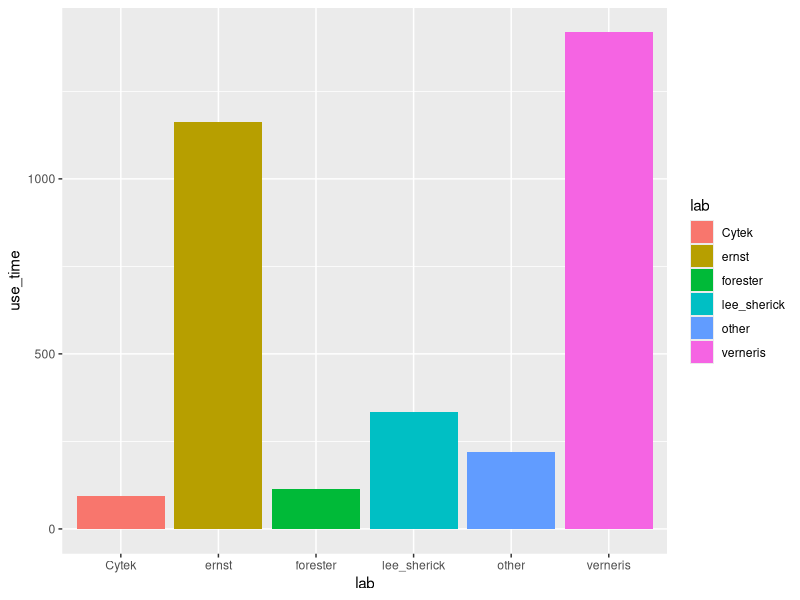
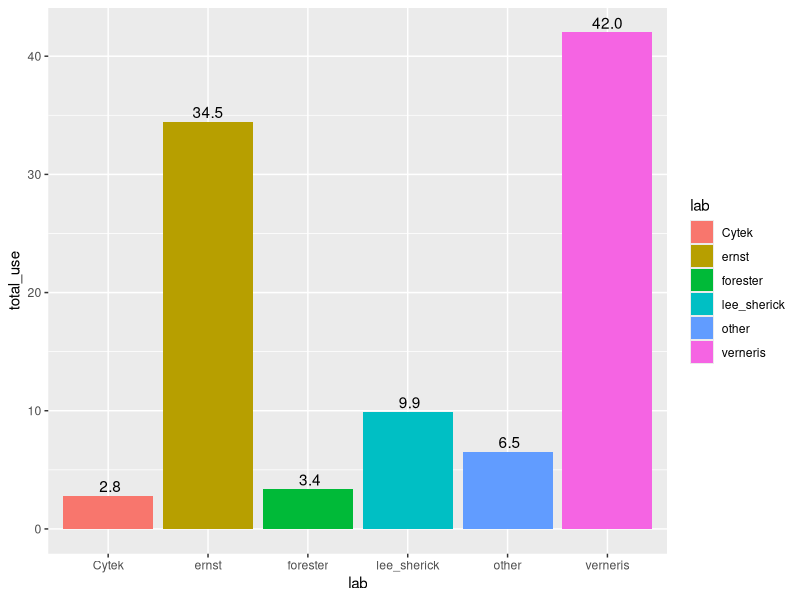
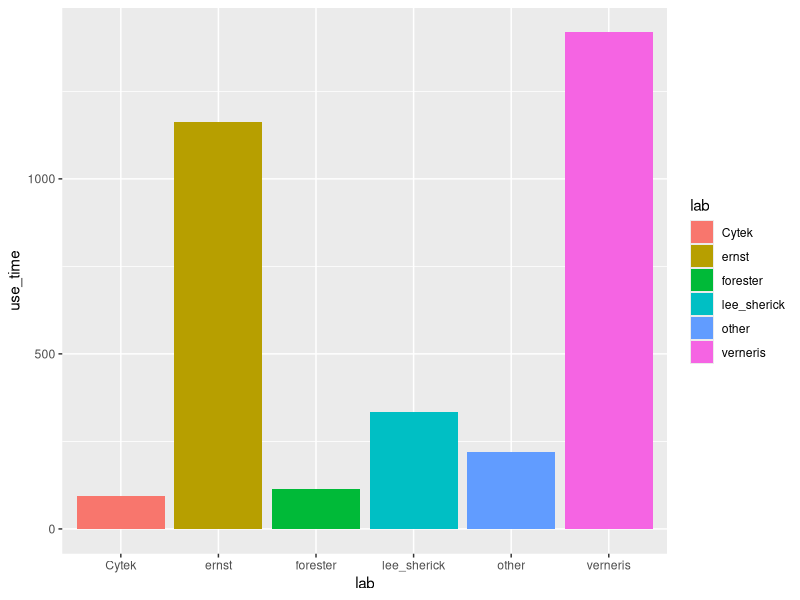
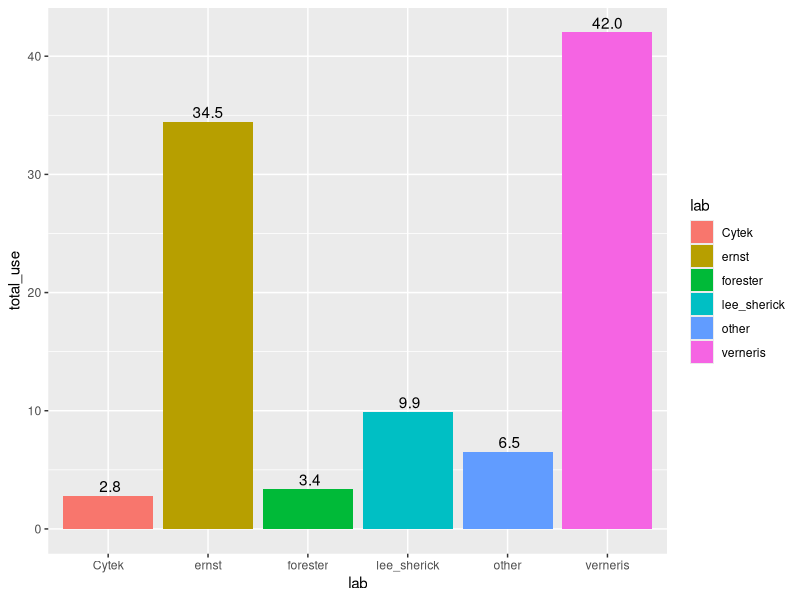

The R source for these figures, in order:
## ---- chunk 1
library(dplyr)
library(tidyr)
library(ggplot2)
library(chron)
## ---- chunk 2
cal_data <- read.csv('cytek_google_calendar.csv')
lab_key <- read.csv('lab_key.csv')
## ---- chunk 3
# Add :00 to all times for conversion
cal_data$start <- paste(cal_data$start, ':00')
cal_data$end <- paste(cal_data$end, ':00')

cal_data <- cal_data |>
  separate(date, into = c('month', 'day', 'year'), sep = '/' ) |>
  mutate(time_start = chron(times. = start),
         time_end = chron(times. = end),
         use_time = time_end - time_start) |>
  left_join(lab_key, by = c('name' = 'user')) |>
  na.omit()
## ---- chunk 4
cal_data$use_time <- as.numeric(cal_data$use_time) * 24
total_time <- sum(cal_data$use_time)

cal_data <- cal_data[1:2665,]
## ---- chunk 5
ggplot(cal_data, aes(lab, use_time, fill = lab)) +
  geom_col()

ggsave('total_use_plot.png',
       last_plot(),
       width = 6,
       height = 4,
       units = 'in',
       dpi = 300)
## ---- chunk 6
by_lab <- cal_data |>
  group_by(lab) |>
  summarize(lab_use = sum(use_time)) |>
  mutate(total_use = lab_use / total_time * 100,
         time_label = format(round(total_use, 1), nsmall = 1))

## ---- chunk 7
ggplot(by_lab, aes(lab, total_use, fill = lab)) +
  geom_col() +
  geom_text(aes(label = time_label), vjust = -0.3)

ggsave('total_use_perc_plot.png',
       last_plot(),
       width = 6,
       height = 4,
       units = 'in',
       dpi = 300)
